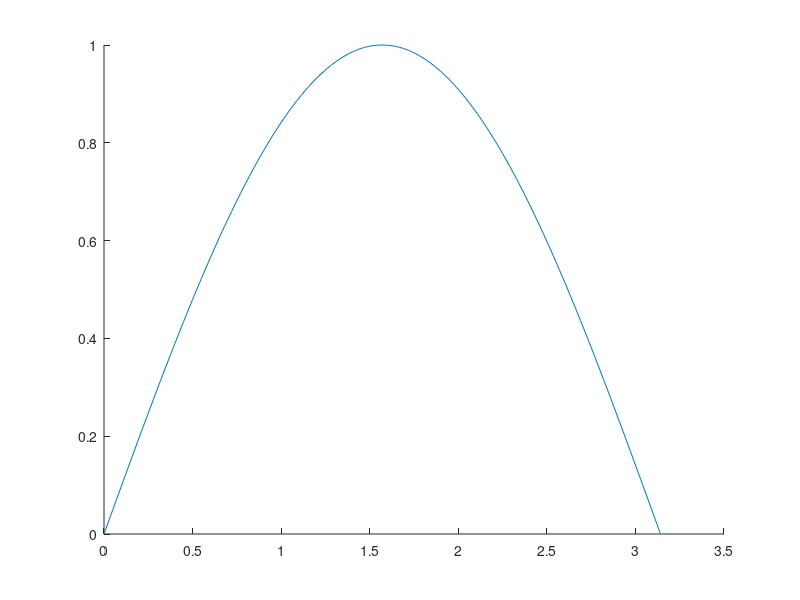

Write MATLAB code to recreate this figure. (Note: this script raises an error after producing the figure.)
clear; clc;

% Nube de puntos
x = 0:0.01:pi;
y = sin(x);

hold on
% Función
plot(x,y)

% Derivada numérica
yy = diff(x,y);
plot(x,yy)

% Derivada exacta
yyy = cos(x);
plot(x,yyy)

function dydx = diff(x,y)
    %% x e y son puntos obtenidos de interpolar una función
    %% dydx(i) aproxima la derivada de la función en el punto x(i)
    
    % Calculamos el paso de la nube de puntos
    h = x(2)-x(1);
    
    % Creamos un vector de la misma longitud que y
    dydx = y;
    
    % Aproximación de la derivada en el primer punto
    dydx(1) = ( y(2) - y(1) ) / h;

    % Aproximación de la derivada en el ultimo punto
    dydx(end) = ( y(end) - y(end-1) ) / h;

    % Aproximación en los puntos intermedios
    for k = 2:length(y)-1
        dydx(k) = (y(k+1)-y(k-1)) / (2*h);
    end
end
